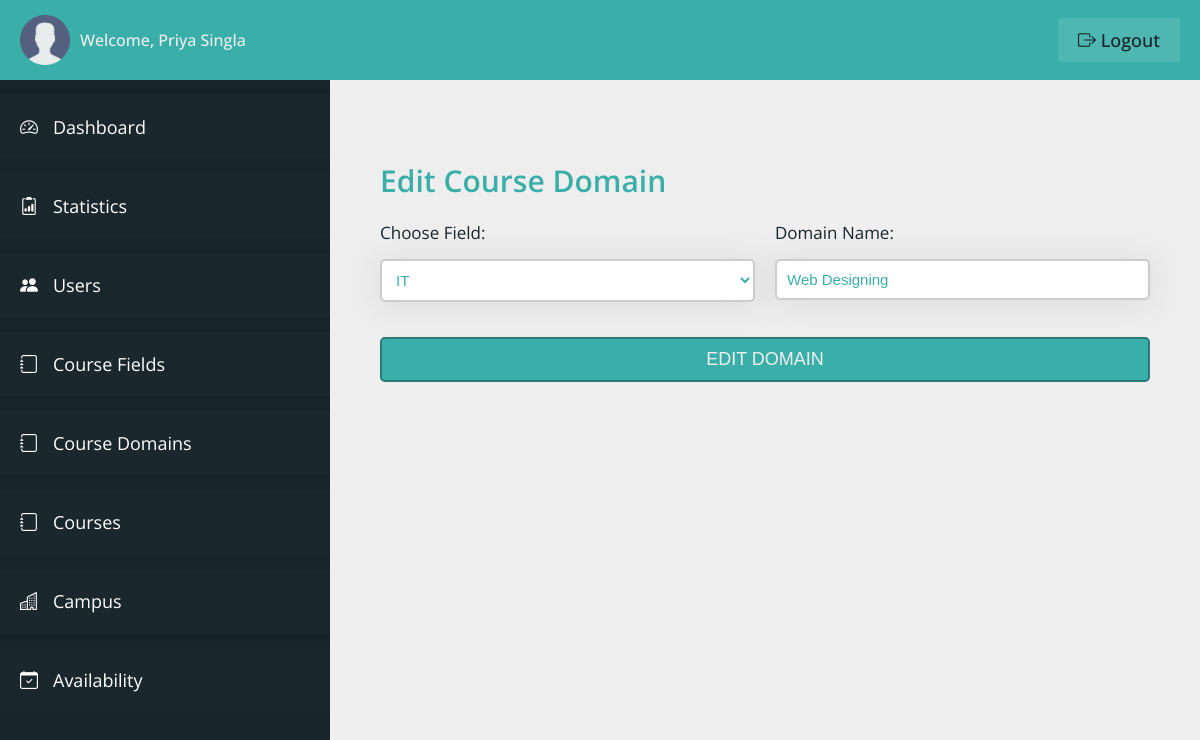
The page /admin/course-domains-edit.php?did=7 (signed in) on the database its author committed.
### tables this page shows
CREATE TABLE `admin_table` (
  `admin_id` int(11) NOT NULL,
  `admin_first_name` varchar(100) NOT NULL,
  `admin_last_name` varchar(100) NOT NULL,
  `admin_email` varchar(100) NOT NULL,
  `admin_password` varchar(100) NOT NULL
);

CREATE TABLE `course_domain` (
  `domain_id` int(11) NOT NULL,
  `domain_field` varchar(100) NOT NULL,
  `domain_name` varchar(100) NOT NULL,
  `added_on` datetime NOT NULL DEFAULT current_timestamp()
);

### admin/course-domains-edit.php (the view, shortened to what this page needs)
<?php
include "../connection.php";
?>
<!DOCTYPE html>
<html lang="en">
<head>
    <link rel="stylesheet" href="css/style.css">
    <link rel="stylesheet" href="https://cdn.jsdelivr.net/npm/bootstrap-icons@1.11.0/font/bootstrap-icons.css">
</head>
<body>
    <div class="container">
        <header class="header">
            <div class="header__left">
                <img src="../img/user.png" class="admin__header-user" alt="Admin">
                <span class="header__admin-name">Welcome,
                    <?php
                    $q = "SELECT * FROM admin_table WHERE admin_id = '" . $_SESSION['adminIdVce'] . "'";
                    $r = mysqli_query($con, $q);
                    if (mysqli_num_rows($r) > 0) {
                        $row = mysqli_fetch_array($r);
                        echo $row['admin_first_name'] . ' ' . $row['admin_last_name'];
                    }
                    ?>
                </span>
            </div>
            <div class="header__right">
                <a href="logout.php" class="header__admin-logout"><i class="bi bi-box-arrow-right"></i> logout</a>
            </div>
        </header>
        <section class="sidebar">
            <ul class="sidebar__items">
                <a href="dashboard.php" class="sidebar__item-link">
                    <li class="sidebar__item">
                        <i class="bi bi-speedometer2"></i>
                        <span>Dashboard</span>
                    </li>
                </a>
                <a href="stats.php" class="sidebar__item-link">
                    <li class="sidebar__item">
                        <i class="bi bi-clipboard2-data"></i>
                        <span>Statistics</span>
                    </li>
                </a>
                <a href="users.php" class="sidebar__item-link">
                    <li class="sidebar__item">
                        <i class="bi bi-people-fill"></i>
                        <span>Users</span>
                    </li>
                </a>
                <a href="course-fields.php" class="sidebar__item-link">
                    <li class="sidebar__item">
                        <i class="bi bi-journal"></i>
                        <span>Course Fields</span>
                    </li>
                </a>
                <a href="course-domains.php" class="sidebar__item-link">
                    <li class="sidebar__item">
                        <i class="bi bi-journal"></i>
                        <span>Course Domains</span>
                    </li>
                </a>
                <a href="courses.php" class="sidebar__item-link">
                    <li class="sidebar__item">
                        <i class="bi bi-journal"></i>
                        <span>Courses</span>
                    </li>
                </a>
                <a href="campus.php" class="sidebar__item-link">
                    <li class="sidebar__item">
                        <i class="bi bi-buildings"></i>
                        <span>Campus</span>
                    </li>
                </a>
                <a href="user-availability.php" class="sidebar__item-link">
                    <li class="sidebar__item">
                        <i class="bi bi-calendar-check"></i>
                        <span>Availability</span>
                    </li>
                </a>
            </ul>
        </section>
        <main class="main__content">
            <div class="login-container-2">
                <form action="<?php echo htmlspecialchars($_SERVER['REQUEST_URI']) ?>" method="post"
                    class="login__form">
                    <h3 class="heading-3">Edit Course Domain</h3>
                    <?php
                    $sq = "SELECT * FROM `course_domain` WHERE `domain_id` = '" . $_GET['did'] . "'";
                    $sr = mysqli_query($con, $sq);
                    if (mysqli_num_rows($sr) > 0) {
                        while ($srow = mysqli_fetch_array($sr)) {
                    ?>
                    <div class="input">
                        <label class="label__text">Choose Field:</label>
                        <select name="f_name" class="input__box" required>
                            <option selected value="<?php echo $srow['domain_field']; ?>">
                                <?php echo $srow['domain_field']; ?>
                            </option>
                        </select>
                    </div>
                    <div class="input">
                        <label class="label__text">Domain Name:</label>
                        <input value="<?php echo $srow['domain_name']; ?>" type="text" class="input__box" name="d_name"
                            required>
                    </div>
                    <?php
                        }
                    }
                    ?>
                    <div class="input input__btn">
                        <input type="submit" value="Edit Domain" class="btn" name="edit_domain">
                    </div>
                </form>
            </div>
        </main>
    </div>
</body>
</html>

### admin/css/style.css (style rules this page uses)
:root { --color-primary: #3aafa9; --color-primary-dark: #2b7a78; --color-primary-light: #def2f1; --color-secondary: #17252a; --color-secondary-dark: #101a1d; --color-secondary-light: #377084; --color-grey-light-1: #999; --color-grey-light-2: #ccc; --color-grey-light-3: #eee; --color-grey-dark-1: #242424; --color-grey-dark-2: #333; --color-grey-dark-3: #474747; --color-white: #fff; --font-default: "Open Sans", sans-serif; }
*, *::before, *::after { margin: 0; padding: 0; box-sizing: inherit; }
html { font-size: 62.5%; box-sizing: border-box; }
body { color: var(--color-grey-dark-2); font-family: var(--font-default); }
.container { height: 100vh; display: grid; grid-template-columns: 33rem 1fr; grid-template-rows: 8rem calc(100vh - 8rem); }
.header { grid-column: 1 / -1; background-color: var(--color-primary); display: flex; align-items: center; justify-content: space-between; padding: 0 2rem; }
.header__left { display: flex; align-items: center; gap: 1rem; }
.admin__header-user { width: 5rem; }
.header__admin-name { font-size: 1.6rem; color: var(--color-grey-light-3); font-weight: 500; }
.header__admin-logout:link, .header__admin-logout:visited { font-size: 1.8rem; color: var(--color-secondary); background-color: rgba(255, 255, 255, 0.1); text-decoration: none; text-transform: capitalize; font-weight: 500; padding: 1rem 2rem; transition: all 0.2s; }
.sidebar { background-color: var(--color-secondary); overflow-y: scroll; padding-top: 1.5rem; scroll-behavior: smooth; }
.sidebar__item { padding: 2rem; background-color: rgba(255, 255, 255, 0.01); margin-bottom: 1.5rem; display: flex; gap: 1.5rem; transition: all 0.2s; }
.sidebar__item-link:link, .sidebar__item-link:visited { color: var(--color-white); text-decoration: none; font-size: 1.8rem; }
.main__content { background-color: var(--color-grey-light-3); padding: 8rem 5rem; overflow-y: scroll; scroll-behavior: smooth; }
.login__form { display: grid; grid-template-columns: repeat(2, 1fr); grid-column-gap: 2rem; }
.heading-3 { font-size: 3rem; font-weight: 600; color: var(--color-primary); margin-bottom: 2rem; grid-column: 1 / -1; }
.input__btn { grid-column: 1 / -1; }
.input { display: flex; flex-direction: column; gap: 1.5rem; }
.label__text { font-size: 1.7rem; font-weight: 400; color: var(--color-secondary); }
.input__box { padding: 1rem; border: 2px solid var(--color-grey-light-2); border-radius: 5px; background-color: var(--color-white); color: var(--color-primary); box-shadow: 0px 0.2rem 3rem 0.2rem rgba(156, 156, 156, 0.2); font-size: 1.5rem; margin-bottom: 2rem; }
.btn { padding: 1rem; font-size: 1.8rem; text-transform: uppercase; font-weight: 500; margin-top: 1.5rem; background-color: var(--color-primary); border: 2px solid var(--color-primary-dark); color: var(--color-grey-light-3); border-radius: 5px; cursor: pointer; }

### rows shown on the page
admin_table: admin_first_name "Priya", admin_last_name "Singla"
course_domain: f_name "IT", d_name "Web Designing"
